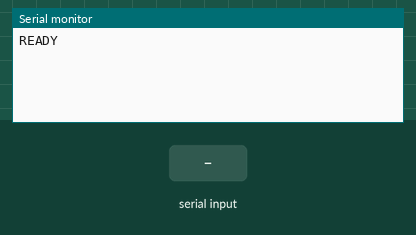
The sketch below on a simulated SparkFun Pro Micro, built with avr-gcc and run on an emulated ATmega32U4. Shown: the last lines printed to the serial monitor. Inputs (shaded band) come from the test bench. USB keyboard and mouse output is not drawn.

Above: at 1.2 s.
1.3 s: "C\n" received over Serial
At 2.5 s:
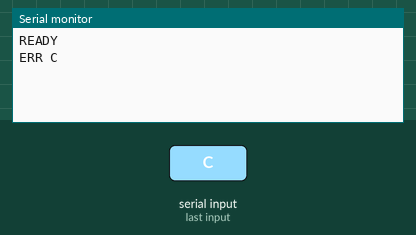
2.8 s: "S\n" received over Serial
At 3.6 s:
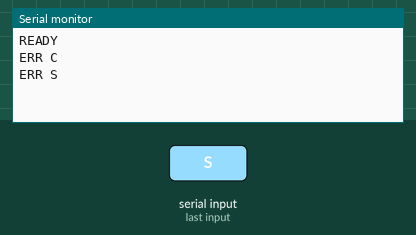
4.3 s: "P\n" received over Serial
At 4.8 s:
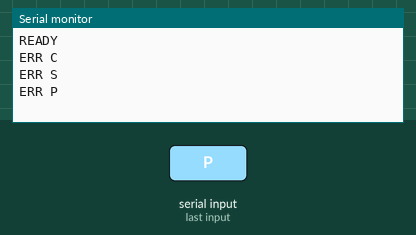
5.8 s: "I\n" received over Serial
At 7.0 s:
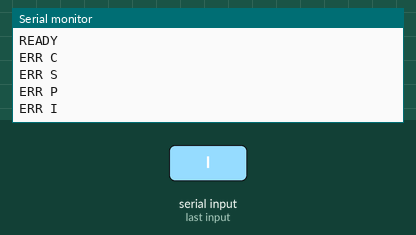
7.3 s: "R\n" received over Serial
At 8.3 s:
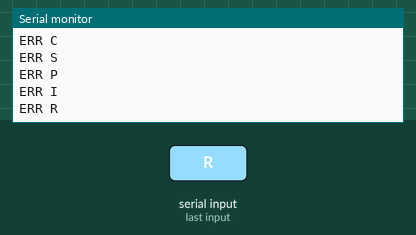
8.8 s: "90,45,200\n" received over Serial
At 9.4 s:
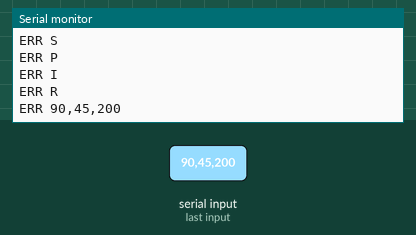

The sketch:

pro_micro_hid.ino
```cpp
/*
 * Streaming_tool - Pro Micro HID firmware
 *
 * Receives a tiny ASCII protocol over USB serial (115200 8N1) from the PC
 * client and emits real USB HID keyboard / mouse reports. To the OS this
 * board is indistinguishable from a physical keyboard + mouse, so anti-cheats
 * that block software input injection (SendInput etc.) cannot block it.
 *
 * Protocol (one command per line, '\n' terminator):
 *   KD <code>          key down   (0..255, Arduino Keyboard.h key codes)
 *   KU <code>          key up
 *   KA                 release all keys
 *   MM <dx> <dy>       mouse move, signed int16 each axis
 *   MD <buttons>       mouse buttons down (bitmask: 1=L 2=R 4=M)
 *   MU <buttons>       mouse buttons up
 *   MC <buttons>       click (down + up)
 *   MS <dx> <dy>       scroll (typically dx=0, dy positive=up)
 *   PING               heartbeat
 *   RESET              release all keys + buttons
 *
 * Safety: if no command arrives for SAFE_RELEASE_MS milliseconds, all keys
 * and buttons are released (failsafe in case the PC client crashes).
 */

#include <Keyboard.h>
#include <Mouse.h>

static const unsigned long SAFE_RELEASE_MS = 250;
static unsigned long g_lastCmdMs = 0;
static char buf[64];
static uint8_t buflen = 0;

void setup() {
  Serial.begin(115200);
  Keyboard.begin();
  Mouse.begin();
  // Wait briefly for the host to open the port; don't block forever.
  unsigned long deadline = millis() + 2000;
  while (!Serial && millis() < deadline) { /* spin */ }
  Serial.println("READY");
}

static void releaseAll() {
  Keyboard.releaseAll();
  Mouse.release(MOUSE_LEFT | MOUSE_RIGHT | MOUSE_MIDDLE);
}

static void handleLine(char* line) {
  g_lastCmdMs = millis();

  if (line[0] == 'K' && line[1] == 'A') { releaseAll(); return; }
  if (line[0] == 'K' && line[1] == 'D') {
    int code = atoi(line + 3);
    if (code > 0 && code < 256) Keyboard.press((uint8_t)code);
    return;
  }
  if (line[0] == 'K' && line[1] == 'U') {
    int code = atoi(line + 3);
    if (code > 0 && code < 256) Keyboard.release((uint8_t)code);
    return;
  }
  if (line[0] == 'M' && line[1] == 'M') {
    int dx = 0, dy = 0;
    sscanf(line + 3, "%d %d", &dx, &dy);
    // Arduino Mouse.move takes signed char; chunk large deltas
    while (dx > 127 || dx < -127 || dy > 127 || dy < -127) {
      int8_t cx = (dx > 127) ? 127 : (dx < -127 ? -127 : dx);
      int8_t cy = (dy > 127) ? 127 : (dy < -127 ? -127 : dy);
      Mouse.move(cx, cy, 0);
      dx -= cx; dy -= cy;
    }
    Mouse.move((int8_t)dx, (int8_t)dy, 0);
    return;
  }
  if (line[0] == 'M' && (line[1] == 'D' || line[1] == 'U' || line[1] == 'C')) {
    int btn = atoi(line + 3);
    uint8_t mask = (uint8_t)btn;
    if (line[1] == 'D') Mouse.press(mask);
    else if (line[1] == 'U') Mouse.release(mask);
    else { Mouse.press(mask); delay(8); Mouse.release(mask); }
    return;
  }
  if (line[0] == 'M' && line[1] == 'S') {
    int dx = 0, dy = 0;
    sscanf(line + 3, "%d %d", &dx, &dy);
    Mouse.move(0, 0, (int8_t)dy);
    return;
  }
  if (line[0] == 'P' && line[1] == 'I') { Serial.println("PONG"); return; }
  if (line[0] == 'R' && line[1] == 'E') { releaseAll(); return; }

  // Unknown
  Serial.print("ERR ");
  Serial.println(line);
}

void loop() {
  while (Serial.available()) {
    char c = (char)Serial.read();
    if (c == '\r') continue;
    if (c == '\n') {
      buf[buflen] = 0;
      if (buflen > 0) handleLine(buf);
      buflen = 0;
      continue;
    }
    if (buflen < sizeof(buf) - 1) buf[buflen++] = c;
    else buflen = 0; // overflow: drop line
  }

  // Failsafe
  if (g_lastCmdMs != 0 && (millis() - g_lastCmdMs) > SAFE_RELEASE_MS) {
    releaseAll();
    g_lastCmdMs = 0; // arm only on next command
  }
}
```

Measured:
- after the input at 1.3 s, the serial monitor: prints a new line at once (image 1)
- after the input at 2.8 s, the serial monitor: prints a new line at once (image 2)
- after the input at 4.3 s, the serial monitor: prints a new line at once (image 3)
- after the input at 5.8 s, the serial monitor: prints a new line at once (image 4)
- after the input at 7.3 s, the serial monitor: prints a new line at once (image 5)
- after the input at 8.8 s, the serial monitor: prints a new line at once (image 6)
